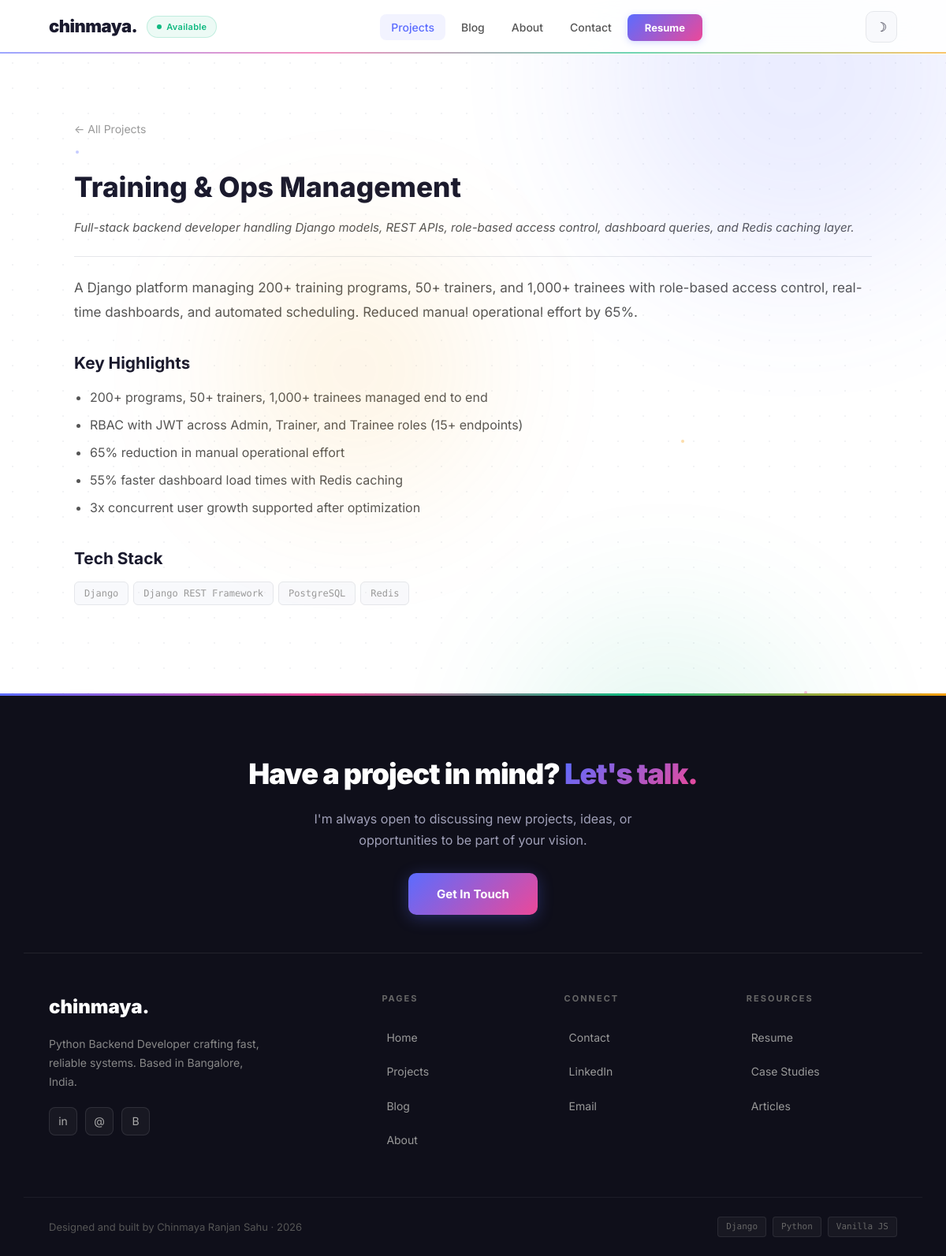
The app's page /projects/training-ops-management/ with its own data.
### projects/models.py (models this page shows, shortened)
class Project(models.Model):
    title = models.CharField(max_length=200)
    slug = models.SlugField(unique=True)
    subtitle = models.CharField(max_length=300, blank=True)
    description = models.TextField()
    role = models.CharField(max_length=300, blank=True)
    tech_stack = models.CharField(max_length=500, help_text="Comma-separated")
    highlights = models.TextField(blank=True, help_text="One per line")
    order = models.IntegerField(default=0)
    created = models.DateTimeField(auto_now_add=True)
    class Meta:
        ordering = ['order']
    def tech_list(self):
        return [t.strip() for t in self.tech_stack.split(',') if t.strip()]
    def highlight_list(self):
        return [h.strip() for h in self.highlights.split('\n') if h.strip()]

### projects/views.py (the view)
# urls.py: path('projects/<slug:slug>/', project_views.project_detail, name='project_detail'),
def project_detail(request, slug):
    project = get_object_or_404(Project, slug=slug)
    return render(request, 'projects/detail.html', {'project': project})

### templates/projects/detail.html (shortened to what this page needs)
{% extends 'base/layout.html' %}
{% block content %}
<div class="container">
  <section class="project-detail">
    <a href="{% url 'project_list' %}" class="back-link">&larr; All Projects</a>
    <h1>{{ project.title }}</h1>
    <p class="project-meta">{{ project.role }}</p>
    <div class="project-body">
      <p style="font-size:17px;color:var(--text-secondary);line-height:1.8;margin-bottom:32px;">{{ project.description }}</p>
      {% if project.highlight_list %}
      <h3>Key Highlights</h3>
      <ul>
        {% for h in project.highlight_list %}
        <li>{{ h }}</li>
        {% endfor %}
      </ul>
      {% endif %}
      <h3>Tech Stack</h3>
      <div class="tech-tags" style="margin-bottom:32px;">
        {% for t in project.tech_list %}
        <span class="tech-tag">{{ t }}</span>
        {% endfor %}
      </div>
    </div>
  </section>
</div>
{% endblock %}

### static/css/style.css (style rules this page uses)
:root { --bg: #ffffff; --bg-alt: #f8f9fc; --bg-hero: linear-gradient(135deg, #667eea 0%, #764ba2 100%); --text: #1a1a2e; --text-secondary: #555; --text-muted: #999; --text-on-dark: #fff; --accent: #5b6cff; --accent-hover: #4a58e0; --accent-light: rgba(91, 108, 255, 0.08); --accent-glow: rgba(91, 108, 255, 0.15); --accent-pink: #ec4899; --accent-green: #10b981; --accent-orange: #f59e0b; --green: #10b981; --border: #e5e7eb; --card-bg: #ffffff; --code-bg: #1e1e2e; --shadow-sm: 0 1px 3px rgba(0,0,0,0.06); --shadow-md: 0 4px 20px rgba(0,0,0,0.08); --shadow-lg: 0 10px 40px rgba(0,0,0,0.1); --shadow-card: 0 2px 8px rgba(0,0,0,0.04); --radius: 12px; --radius-lg: 16px; --font: 'Inter', system-ui, -apple-system, sans-serif; --mono: 'Fira Code', monospace; --transition: 0.3s ease; --content-w: 1140px; --narrow-w: 720px; }
*, *::before, *::after { box-sizing: border-box; margin: 0; padding: 0; }
html { scroll-behavior: smooth; }
body { font-family: var(--font); background: var(--bg); color: var(--text); font-size: 17px; line-height: 1.7; transition: background var(--transition), color var(--transition); -webkit-font-smoothing: antialiased; position: relative; }
body::before { content: ''; position: fixed; top: 0; left: 0; right: 0; bottom: 0; background-image: radial-gradient(circle, var(--border) 1px, transparent 1px); background-size: 32px 32px; opacity: 0.5; pointer-events: none; z-index: 0; }
a { color: var(--accent); text-decoration: none; transition: color var(--transition); }
.container { max-width: var(--content-w); margin: 0 auto; padding: 0 32px; }
.tech-tags { display: flex; flex-wrap: wrap; gap: 6px; }
.tech-tag { font-size: 12px; font-family: var(--mono); color: var(--text-muted); background: var(--bg-alt); padding: 4px 12px; border-radius: 6px; border: 1px solid var(--border); transition: all var(--transition); }
.project-detail { padding: 80px 32px; }
.project-detail h1 { font-size: 2.2rem; font-weight: 800; margin-bottom: 8px; }
.project-meta { color: var(--text-secondary); font-size: 15px; font-style: italic; margin-bottom: 24px; padding-bottom: 24px; border-bottom: 1px solid var(--border); }
.project-body h3 { font-size: 1.3rem; font-weight: 700; margin: 32px 0 12px; }
.project-body ul { padding-left: 20px; margin-bottom: 24px; }
.project-body li { font-size: 16px; color: var(--text-secondary); margin-bottom: 8px; line-height: 1.7; }
.back-link { font-size: 14px; color: var(--text-muted); display: inline-flex; align-items: center; gap: 6px; margin-bottom: 32px; transition: all var(--transition); }

### records on screen
Project: title "Training & Ops Management", role "Full-stack backend developer handling Django models, REST APIs, role-based access control, dashboard queries, and Redis caching layer.", description "A Django platform managing 200+ training programs, 50+ trainers, and 1,000+ trainees with role-based access control, real-time dashboards, and automated scheduling. Reduced manual operational effort by 65%."

### other values on screen
{{ h }} "200+ programs, 50+ trainers, 1,000+ trainees managed end to end" "RBAC with JWT across Admin, Trainer, and Trainee roles (15+ endpoints)" "65% reduction in manual operational effort" "55% faster dashboard load times with Redis caching" "3x concurrent user growth supported after optimization"
{{ t }} "Django" "Django REST Framework" "PostgreSQL" "Redis"
